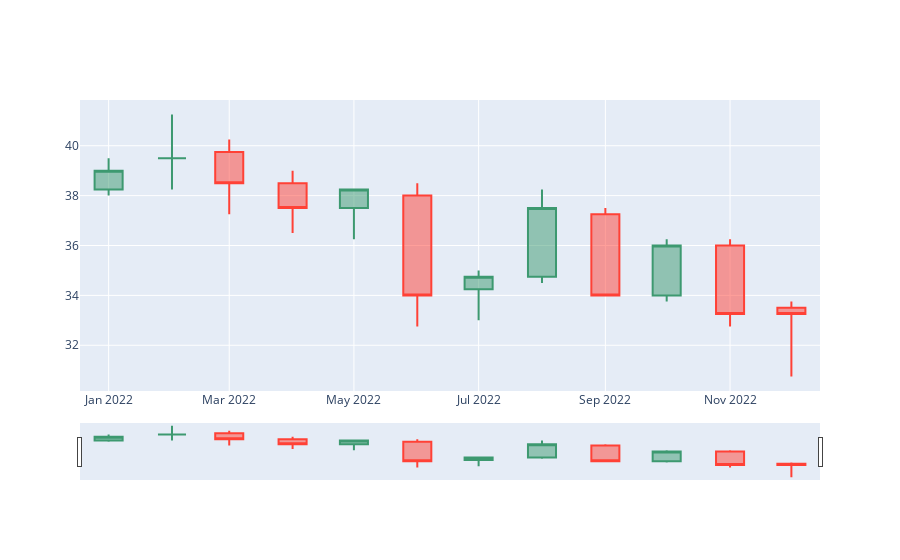

This figure's notebook cell:
### Code cell
PTT = Stock("PTT")
stock_price = PTT.get_all_stock_price(start="2022-01-01")# Get stock price
df = pd.DataFrame(stock_price)# convert data to pandas dataframe
df = df.rename(columns={0: 'x', 1: 'open', 2: 'high', 3: 'low', 4: 'close',5:'volume'})
df['x'] = pd.to_datetime(df['x'])
# # Set the Date column as the index of the DataFrame
df.set_index('x', inplace=True)
monthly_data = convert_daily_to_monthly(df,"MS")

print(monthly_data)
fig = go.Figure(go.Candlestick(**monthly_data.drop(columns='volume')))
fig.update_yaxes(fixedrange=False) 
fig.show()

### Figure 1 — Plotly figure (JSON) as saved in the notebook; plotly's stock layout.template omitted (floating-point values rounded to 4 significant figures)
{"data": [{"close": [39, 39.5, 38.5, 37.5, 38.25, 34, 34.75, 37.5, 34, 36, 33.25, 33.25], "high": [39.5, 41.25, 40.25, 39, 38.25, 38.5, 35, 38.25, 37.5, 36.25, 36.25, 33.75], "low": [38, 38.25, 37.25, 36.5, 36.25, 32.75, 33, 34.5, 34, 33.75, 32.75, 30.75], "open": [38.25, 39.5, 39.75, 38.5, 37.5, 38, 34.25, 34.75, 37.25, 34, 36, 33.5], "type": "candlestick", "x": ["2022-01-01T00:00:00", "2022-02-01T00:00:00", "2022-03-01T00:00:00", "2022-04-01T00:00:00", "2022-05-01T00:00:00", "2022-06-01T00:00:00", "2022-07-01T00:00:00", "2022-08-01T00:00:00", "2022-09-01T00:00:00", "2022-10-01T00:00:00", "2022-11-01T00:00:00", "2022-12-01T00:00:00"]}], "layout": {"yaxis": {"fixedrange": false}}}
